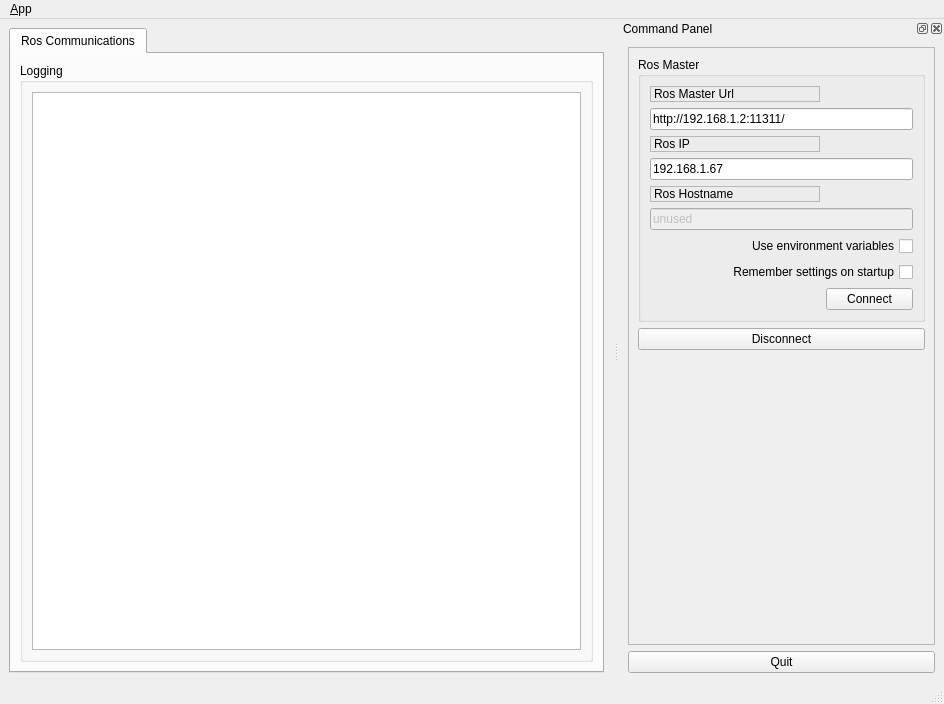
<?xml version="1.0" encoding="UTF-8"?>
<ui version="4.0">
 <class>MainWindowDesign</class>
 <widget class="QMainWindow" name="MainWindowDesign">
  <property name="geometry">
   <rect>
    <x>0</x>
    <y>0</y>
    <width>944</width>
    <height>704</height>
   </rect>
  </property>
  <property name="windowTitle">
   <string>QRosApp</string>
  </property>
  <property name="windowIcon">
   <iconset resource="../resources/images.qrc">
    <normaloff>:/images/icon.png</normaloff>:/images/icon.png</iconset>
  </property>
  <property name="locale">
   <locale language="English" country="Australia"/>
  </property>
  <widget class="QWidget" name="centralwidget">
   <layout class="QHBoxLayout">
    <item>
     <widget class="QTabWidget" name="tab_manager">
      <property name="minimumSize">
       <size>
        <width>100</width>
        <height>0</height>
       </size>
      </property>
      <property name="locale">
       <locale language="English" country="Australia"/>
      </property>
      <property name="currentIndex">
       <number>0</number>
      </property>
      <widget class="QWidget" name="tab_status">
       <attribute name="title">
        <string>Ros Communications</string>
       </attribute>
       <layout class="QVBoxLayout" name="verticalLayout_2">
        <item>
         <widget class="QGroupBox" name="groupBox_12">
          <property name="sizePolicy">
           <sizepolicy hsizetype="MinimumExpanding" vsizetype="Preferred">
            <horstretch>0</horstretch>
            <verstretch>0</verstretch>
           </sizepolicy>
          </property>
          <property name="title">
           <string>Logging</string>
          </property>
          <layout class="QGridLayout" name="gridLayout_3">
           <item row="0" column="0">
            <widget class="QListView" name="view_logging"/>
           </item>
          </layout>
         </widget>
        </item>
       </layout>
      </widget>
     </widget>
    </item>
   </layout>
  </widget>
  <widget class="QMenuBar" name="menubar">
   <property name="geometry">
    <rect>
     <x>0</x>
     <y>0</y>
     <width>944</width>
     <height>22</height>
    </rect>
   </property>
   <widget class="QMenu" name="menu_File">
    <property name="title">
     <string>&amp;App</string>
    </property>
    <addaction name="action_Preferences"/>
    <addaction name="separator"/>
    <addaction name="actionAbout"/>
    <addaction name="actionAbout_Qt"/>
    <addaction name="separator"/>
    <addaction name="action_Quit"/>
   </widget>
   <addaction name="menu_File"/>
  </widget>
  <widget class="QStatusBar" name="statusbar"/>
  <widget class="QDockWidget" name="dock_status">
   <property name="sizePolicy">
    <sizepolicy hsizetype="Minimum" vsizetype="Preferred">
     <horstretch>0</horstretch>
     <verstretch>0</verstretch>
    </sizepolicy>
   </property>
   <property name="minimumSize">
    <size>
     <width>325</width>
     <height>420</height>
    </size>
   </property>
   <property name="allowedAreas">
    <set>Qt::RightDockWidgetArea</set>
   </property>
   <property name="windowTitle">
    <string>Command Panel</string>
   </property>
   <attribute name="dockWidgetArea">
    <number>2</number>
   </attribute>
   <widget class="QWidget" name="dockWidgetContents_2">
    <layout class="QVBoxLayout" name="verticalLayout">
     <item>
      <widget class="QFrame" name="frame">
       <property name="sizePolicy">
        <sizepolicy hsizetype="Minimum" vsizetype="Preferred">
         <horstretch>0</horstretch>
         <verstretch>0</verstretch>
        </sizepolicy>
       </property>
       <property name="frameShape">
        <enum>QFrame::StyledPanel</enum>
       </property>
       <property name="frameShadow">
        <enum>QFrame::Raised</enum>
       </property>
       <layout class="QVBoxLayout" name="verticalLayout_3">
        <item>
         <widget class="QGroupBox" name="groupBox">
          <property name="title">
           <string>Ros Master</string>
          </property>
          <layout class="QGridLayout" name="gridLayout">
           <item row="0" column="0">
            <widget class="QLabel" name="label">
             <property name="frameShape">
              <enum>QFrame::StyledPanel</enum>
             </property>
             <property name="frameShadow">
              <enum>QFrame::Raised</enum>
             </property>
             <property name="text">
              <string>Ros Master Url</string>
             </property>
            </widget>
           </item>
           <item row="1" column="0" colspan="2">
            <widget class="QLineEdit" name="line_edit_master">
             <property name="text">
              <string>http://192.168.1.2:11311/</string>
             </property>
            </widget>
           </item>
           <item row="2" column="0">
            <widget class="QLabel" name="label_2">
             <property name="frameShape">
              <enum>QFrame::StyledPanel</enum>
             </property>
             <property name="frameShadow">
              <enum>QFrame::Raised</enum>
             </property>
             <property name="text">
              <string>Ros IP</string>
             </property>
            </widget>
           </item>
           <item row="3" column="0" colspan="2">
            <widget class="QLineEdit" name="line_edit_host">
             <property name="text">
              <string>192.168.1.67</string>
             </property>
            </widget>
           </item>
           <item row="4" column="0">
            <widget class="QLabel" name="label_3">
             <property name="frameShape">
              <enum>QFrame::StyledPanel</enum>
             </property>
             <property name="frameShadow">
              <enum>QFrame::Raised</enum>
             </property>
             <property name="text">
              <string>Ros Hostname</string>
             </property>
            </widget>
           </item>
           <item row="5" column="0" colspan="2">
            <widget class="QLineEdit" name="line_edit_topic">
             <property name="enabled">
              <bool>false</bool>
             </property>
             <property name="text">
              <string>unused</string>
             </property>
            </widget>
           </item>
           <item row="6" column="0" colspan="2">
            <widget class="QCheckBox" name="checkbox_use_environment">
             <property name="layoutDirection">
              <enum>Qt::RightToLeft</enum>
             </property>
             <property name="text">
              <string>Use environment variables</string>
             </property>
            </widget>
           </item>
           <item row="7" column="0" colspan="2">
            <widget class="QCheckBox" name="checkbox_remember_settings">
             <property name="layoutDirection">
              <enum>Qt::RightToLeft</enum>
             </property>
             <property name="text">
              <string>Remember settings on startup</string>
             </property>
            </widget>
           </item>
           <item row="8" column="0">
            <spacer name="horizontalSpacer">
             <property name="orientation">
              <enum>Qt::Horizontal</enum>
             </property>
             <property name="sizeHint" stdset="0">
              <size>
               <width>170</width>
               <height>21</height>
              </size>
             </property>
            </spacer>
           </item>
           <item row="8" column="1">
            <widget class="QPushButton" name="button_connect">
             <property name="enabled">
              <bool>true</bool>
             </property>
             <property name="sizePolicy">
              <sizepolicy hsizetype="MinimumExpanding" vsizetype="Fixed">
               <horstretch>0</horstretch>
               <verstretch>0</verstretch>
              </sizepolicy>
             </property>
             <property name="toolTip">
              <string>Set the target to the current joint trajectory state.</string>
             </property>
             <property name="statusTip">
              <string>Clear all waypoints and set the target to the current joint trajectory state.</string>
             </property>
             <property name="text">
              <string>Connect</string>
             </property>
            </widget>
           </item>
          </layout>
         </widget>
        </item>
        <item>
         <widget class="QPushButton" name="button_disconnect">
          <property name="text">
           <string>Disconnect</string>
          </property>
         </widget>
        </item>
        <item>
         <spacer name="verticalSpacer_3">
          <property name="orientation">
           <enum>Qt::Vertical</enum>
          </property>
          <property name="sizeHint" stdset="0">
           <size>
            <width>20</width>
            <height>233</height>
           </size>
          </property>
         </spacer>
        </item>
       </layout>
      </widget>
     </item>
     <item>
      <widget class="QPushButton" name="quit_button">
       <property name="sizePolicy">
        <sizepolicy hsizetype="MinimumExpanding" vsizetype="Fixed">
         <horstretch>0</horstretch>
         <verstretch>0</verstretch>
        </sizepolicy>
       </property>
       <property name="text">
        <string>Quit</string>
       </property>
      </widget>
     </item>
    </layout>
   </widget>
  </widget>
  <action name="action_Quit">
   <property name="text">
    <string>&amp;Quit</string>
   </property>
   <property name="shortcut">
    <string>Ctrl+Q</string>
   </property>
   <property name="shortcutContext">
    <enum>Qt::ApplicationShortcut</enum>
   </property>
  </action>
  <action name="action_Preferences">
   <property name="text">
    <string>&amp;Preferences</string>
   </property>
  </action>
  <action name="actionAbout">
   <property name="text">
    <string>&amp;About</string>
   </property>
  </action>
  <action name="actionAbout_Qt">
   <property name="text">
    <string>About &amp;Qt</string>
   </property>
  </action>
 </widget>
 <resources>
  <include location="../resources/images.qrc"/>
 </resources>
 <connections>
  <connection>
   <sender>action_Quit</sender>
   <signal>triggered()</signal>
   <receiver>MainWindowDesign</receiver>
   <slot>close()</slot>
   <hints>
    <hint type="sourcelabel">
     <x>-1</x>
     <y>-1</y>
    </hint>
    <hint type="destinationlabel">
     <x>399</x>
     <y>299</y>
    </hint>
   </hints>
  </connection>
  <connection>
   <sender>quit_button</sender>
   <signal>clicked()</signal>
   <receiver>MainWindowDesign</receiver>
   <slot>close()</slot>
   <hints>
    <hint type="sourcelabel">
     <x>859</x>
     <y>552</y>
    </hint>
    <hint type="destinationlabel">
     <x>469</x>
     <y>299</y>
    </hint>
   </hints>
  </connection>
 </connections>
</ui>
